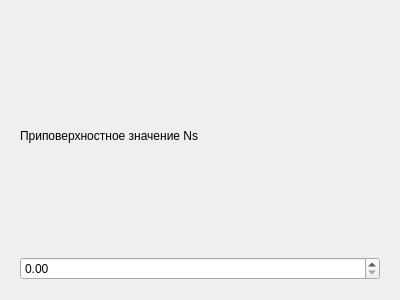
<?xml version="1.0" encoding="UTF-8"?>
<ui version="4.0">
 <class>AtmosphereInput</class>
 <widget class="QWidget" name="AtmosphereInput">
  <property name="geometry">
   <rect>
    <x>0</x>
    <y>0</y>
    <width>400</width>
    <height>300</height>
   </rect>
  </property>
  <property name="windowTitle">
   <string>Form</string>
  </property>
  <layout class="QGridLayout" name="gridLayout_4">
   <item row="0" column="0">
    <widget class="QStackedWidget" name="stackedWidget">
     <property name="currentIndex">
      <number>0</number>
     </property>
     <widget class="QWidget" name="page">
      <layout class="QGridLayout" name="gridLayout_2">
       <item row="0" column="0">
        <widget class="QLabel" name="label">
         <property name="text">
          <string>Приповерхностное значение Ns</string>
         </property>
        </widget>
       </item>
       <item row="1" column="0">
        <widget class="QDoubleSpinBox" name="doubleSpinBox">
         <property name="maximum">
          <double>1000.000000000000000</double>
         </property>
        </widget>
       </item>
      </layout>
     </widget>
     <widget class="QWidget" name="page_2">
      <layout class="QGridLayout" name="gridLayout_3">
       <item row="0" column="0">
        <layout class="QGridLayout" name="gridLayout">
         <item row="0" column="0">
          <widget class="QLabel" name="label_3">
           <property name="text">
            <string>Толщина слоя h</string>
           </property>
          </widget>
         </item>
         <item row="1" column="0">
          <widget class="QDoubleSpinBox" name="doubleSpinBox_3">
           <property name="minimum">
            <double>50.000000000000000</double>
           </property>
           <property name="maximum">
            <double>300.000000000000000</double>
           </property>
           <property name="singleStep">
            <double>10.000000000000000</double>
           </property>
          </widget>
         </item>
         <item row="2" column="0">
          <widget class="QLabel" name="label_2">
           <property name="text">
            <string>Аномальный градиент рефракции dN/dh</string>
           </property>
          </widget>
         </item>
         <item row="3" column="0">
          <widget class="QDoubleSpinBox" name="doubleSpinBox_2">
           <property name="minimum">
            <double>-157.000000000000000</double>
           </property>
           <property name="maximum">
            <double>10.000000000000000</double>
           </property>
           <property name="singleStep">
            <double>5.000000000000000</double>
           </property>
          </widget>
         </item>
        </layout>
       </item>
      </layout>
     </widget>
     <widget class="QWidget" name="page_3">
      <layout class="QGridLayout" name="gridLayout_5">
       <item row="0" column="0">
        <widget class="QLabel" name="label_4">
         <property name="text">
          <string>Приповерхностное значение Ns</string>
         </property>
        </widget>
       </item>
       <item row="1" column="0">
        <widget class="QDoubleSpinBox" name="doubleSpinBox_4">
         <property name="maximum">
          <double>1000.000000000000000</double>
         </property>
        </widget>
       </item>
      </layout>
     </widget>
     <widget class="QWidget" name="page_4"/>
    </widget>
   </item>
  </layout>
 </widget>
 <resources/>
 <connections/>
</ui>
